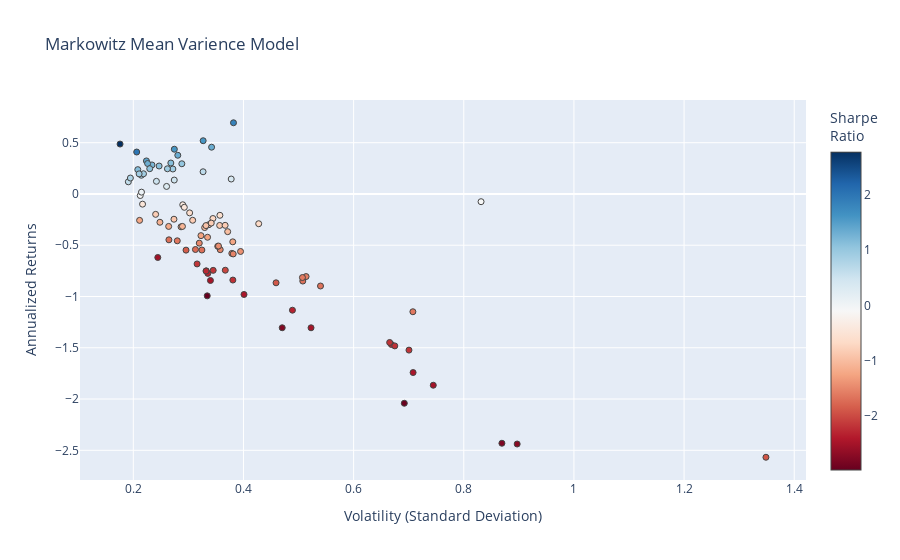

Here is the notebook cell this chart was saved with:
### Code cell
hover_texts = [
    f"{ticker} <br>Volatility: {vol:.3f} <br>Returns: {ret:.3%} <br>Sharpe Ratio: {sr:.3f}"
    for ticker, vol, ret, sr in zip(names, volatility, annualized_returns, sharpe_ratios)
]

fig = go.Figure(data=go.Scatter(
    x=volatility,
    y=annualized_returns,
    mode='markers',
    hoverinfo='text',
    hovertext=hover_texts,
    marker=dict(color=sharpe_ratios, colorscale = 'RdBu', size=6, line=dict(width=1), colorbar=dict(title="Sharpe<br>Ratio")
    )
))

fig.update_layout(
    title='Markowitz Mean Varience Model',
    xaxis_title='Volatility (Standard Deviation)',
    yaxis_title='Annualized Returns',
)

fig.show()

### Figure 1 — Plotly figure (JSON) as saved in the notebook; plotly's stock layout.template omitted (floating-point values rounded to 4 significant figures)
{"data": [{"hoverinfo": "text", "hovertext": ["AAPL_Close <br>Volatility: 0.358 <br>Returns: -54.332% <br>Sharpe Ratio: -1.518", "EW_Close <br>Volatility: 0.395 <br>Returns: -56.082% <br>Sharpe Ratio: -1.421", "SRE_Close <br>Volatility: 0.224 <br>Returns: 32.226% <br>Sharpe Ratio: 1.440", "ADBE_Close <br>Volatility: 0.459 <br>Returns: -86.640% <br>Sharpe Ratio: -1.887", "SAP_Close <br>Volatility: 0.340 <br>Returns: -84.357% <br>Sharpe Ratio: -2.481", "DIS_Close <br>Volatility: 0.334 <br>Returns: -99.359% <br>Sharpe Ratio: -2.973", "ETN_Close <br>Volatility: 0.296 <br>Returns: -54.784% <br>Sharpe Ratio: -1.852", "BTI_Close <br>Volatility: 0.268 <br>Returns: 30.201% <br>Sharpe Ratio: 1.126", "JNJ_Close <br>Volatility: 0.191 <br>Returns: 11.843% <br>Sharpe Ratio: 0.620", "CSCO_Close <br>Volatility: 0.335 <br>Returns: -77.453% <br>Sharpe Ratio: -2.310", "ORCL_Close <br>Volatility: 0.335 <br>Returns: -42.218% <br>Sharpe Ratio: -1.261", "EMR_Close <br>Volatility: 0.274 <br>Returns: -24.631% <br>Sharpe Ratio: -0.900", "INTC_Close <br>Volatility: 0.367 <br>Returns: -74.353% <br>Sharpe Ratio: -2.026", "WFC_Close <br>Volatility: 0.381 <br>Returns: -46.683% <br>Sharpe Ratio: -1.227", "CPB_Close <br>Volatility: 0.272 <br>Returns: 24.345% <br>Sharpe Ratio: 0.896", "MCD_Close <br>Volatility: 0.217 <br>Returns: -9.926% <br>Sharpe Ratio: -0.458", "GIS_Close <br>Volatility: 0.247 <br>Returns: 27.276% <br>Sharpe Ratio: 1.105", "PM_Close <br>Volatility: 0.274 <br>Returns: 13.564% <br>Sharpe Ratio: 0.494", "GS_Close <br>Volatility: 0.313 <br>Returns: -54.165% <br>Sharpe Ratio: -1.731", "NFLX_Close <br>Volatility: 0.897 <br>Returns: -243.842% <br>Sharpe Ratio: -2.719", "DE_Close <br>Volatility: 0.428 <br>Returns: -29.028% <br>Sharpe Ratio: -0.679", "AEP_Close <br>Volatility: 0.208 <br>Returns: 23.728% <br>Sharpe Ratio: 1.140", "PG_Close <br>Volatility: 0.241 <br>Returns: -19.875% <br>Sharpe Ratio: -0.826", "GOOG_Close <br>Volatility: 0.379 <br>Returns: -57.951% <br>Sharpe Ratio: -1.530", "AMZN_Close <br>Volatility: 0.540 <br>Returns: -89.765% <br>Sharpe Ratio: -1.663", "TXN_Close <br>Volatility: 0.320 <br>Returns: -47.950% <br>Sharpe Ratio: -1.499", "EXC_Close <br>Volatility: 0.234 <br>Returns: 28.287% <br>Sharpe Ratio: 1.209", "REGN_Close <br>Volatility: 0.290 <br>Returns: -10.542% <br>Sharpe Ratio: -0.364", "TMO_Close <br>Volatility: 0.330 <br>Returns: -32.762% <br>Sharpe Ratio: -0.994", "SYY_Close <br>Volatility: 0.327 <br>Returns: 21.657% <br>Sharpe Ratio: 0.663", "ABBV_Close <br>Volatility: 0.226 <br>Returns: 29.683% <br>Sharpe Ratio: 1.313", "T_Close <br>Volatility: 0.288 <br>Returns: 29.456% <br>Sharpe Ratio: 1.022", "V_Close <br>Volatility: 0.357 <br>Returns: -20.803% <br>Sharpe Ratio: -0.582", "COST_Close <br>Volatility: 0.357 <br>Returns: -30.686% <br>Sharpe Ratio: -0.860", "SPOT_Close <br>Volatility: 0.745 <br>Returns: -186.514% <br>Sharpe Ratio: -2.505", "UBER_Close <br>Volatility: 0.669 <br>Returns: -146.824% <br>Sharpe Ratio: -2.196", "SNAP_Close <br>Volatility: 1.349 <br>Returns: -256.765% <br>Sharpe Ratio: -1.904", "LLY_Close <br>Volatility: 0.281 <br>Returns: 37.730% <br>Sharpe Ratio: 1.344", "TSLA_Close <br>Volatility: 0.708 <br>Returns: -114.857% <br>Sharpe Ratio: -1.623", "META_Close <br>Volatility: 0.701 <br>Returns: -152.273% <br>Sharpe Ratio: -2.174", "MDT_Close <br>Volatility: 0.248 <br>Returns: -27.589% <br>Sharpe Ratio: -1.111", "NVDA_Close <br>Volatility: 0.675 <br>Returns: -148.173% <br>Sharpe Ratio: -2.196", "PYPL_Close <br>Volatility: 0.692 <br>Returns: -204.119% <br>Sharpe Ratio: -2.950", "WMT_Close <br>Volatility: 0.287 <br>Returns: -32.040% <br>Sharpe Ratio: -1.118", "CVX_Close <br>Volatility: 0.342 <br>Returns: 45.609% <br>Sharpe Ratio: 1.333", "RDY_Close <br>Volatility: 0.289 <br>Returns: -31.649% <br>Sharpe Ratio: -1.094", "UNH_Close <br>Volatility: 0.260 <br>Returns: 7.351% <br>Sharpe Ratio: 0.282", "NKE_Close <br>Volatility: 0.401 <br>Returns: -98.013% <br>Sharpe Ratio: -2.444", "GOOGL_Close <br>Volatility: 0.381 <br>Returns: -58.476% <br>Sharpe Ratio: -1.533", "RMD_Close <br>Volatility: 0.371 <br>Returns: -36.767% <br>Sharpe Ratio: -0.990", "JPM_Close <br>Volatility: 0.316 <br>Returns: -68.232% <br>Sharpe Ratio: -2.161", "RTX_Close <br>Volatility: 0.262 <br>Returns: 24.561% <br>Sharpe Ratio: 0.938", "PFE_Close <br>Volatility: 0.293 <br>Returns: -13.008% <br>Sharpe Ratio: -0.445", "UA_Close <br>Volatility: 0.708 <br>Returns: -174.152% <br>Sharpe Ratio: -2.460", "MS_Close <br>Volatility: 0.353 <br>Returns: -51.014% <br>Sharpe Ratio: -1.444", "LYFT_Close <br>Volatility: 0.869 <br>Returns: -243.120% <br>Sharpe Ratio: -2.797", "SYK_Close <br>Volatility: 0.325 <br>Returns: -54.678% <br>Sharpe Ratio: -1.685", "KR_Close <br>Volatility: 0.378 <br>Returns: 14.563% <br>Sharpe Ratio: 0.386", "ACN_Close <br>Volatility: 0.345 <br>Returns: -74.514% <br>Sharpe Ratio: -2.159", "BA_Close <br>Volatility: 0.514 <br>Returns: -80.552% <br>Sharpe Ratio: -1.568", "BIIB_Close <br>Volatility: 0.337 <br>Returns: -30.004% <br>Sharpe Ratio: -0.890", "SO_Close <br>Volatility: 0.215 <br>Returns: 18.256% <br>Sharpe Ratio: 0.850", "HON_Close <br>Volatility: 0.264 <br>Returns: -31.648% <br>Sharpe Ratio: -1.198", "CRM_Close <br>Volatility: 0.508 <br>Returns: -84.931% <br>Sharpe Ratio: -1.673", "LMT_Close <br>Volatility: 0.275 <br>Returns: 43.637% <br>Sharpe Ratio: 1.590", "DHR_Close <br>Volatility: 0.323 <br>Returns: -40.632% <br>Sharpe Ratio: -1.259", "QCOM_Close <br>Volatility: 0.507 <br>Returns: -81.489% <br>Sharpe Ratio: -1.607", "PEP_Close <br>Volatility: 0.213 <br>Returns: -1.521% <br>Sharpe Ratio: -0.072", "BMY_Close <br>Volatility: 0.176 <br>Returns: 48.678% <br>Sharpe Ratio: 2.767", "BSX_Close <br>Volatility: 0.308 <br>Returns: -25.634% <br>Sharpe Ratio: -0.833", "IBM_Close <br>Volatility: 0.242 <br>Returns: 12.334% <br>Sharpe Ratio: 0.510", "ZBH_Close <br>Volatility: 0.332 <br>Returns: -30.837% <br>Sharpe Ratio: -0.929", "GILD_Close <br>Volatility: 0.211 <br>Returns: -25.745% <br>Sharpe Ratio: -1.218", "BABA_Close <br>Volatility: 0.831 <br>Returns: -7.532% <br>Sharpe Ratio: -0.091", "XOM_Close <br>Volatility: 0.382 <br>Returns: 69.454% <br>Sharpe Ratio: 1.819", "GM_Close <br>Volatility: 0.470 <br>Returns: -130.471% <br>Sharpe Ratio: -2.774", "DUK_Close <br>Volatility: 0.195 <br>Returns: 15.546% <br>Sharpe Ratio: 0.798", "NEE_Close <br>Volatility: 0.345 <br>Returns: -23.956% <br>Sharpe Ratio: -0.695", "MRK_Close <br>Volatility: 0.206 <br>Returns: 40.896% <br>Sharpe Ratio: 1.984", "MSFT_Close <br>Volatility: 0.355 <br>Returns: -50.792% <br>Sharpe Ratio: -1.432", "GE_Close <br>Volatility: 0.381 <br>Returns: -83.949% <br>Sharpe Ratio: -2.205", "MMM_Close <br>Volatility: 0.244 <br>Returns: -61.942% <br>Sharpe Ratio: -2.534", "ABT_Close <br>Volatility: 0.280 <br>Returns: -45.682% <br>Sharpe Ratio: -1.632", "VRTX_Close <br>Volatility: 0.327 <br>Returns: 51.931% <br>Sharpe Ratio: 1.589", "VZ_Close <br>Volatility: 0.215 <br>Returns: 1.769% <br>Sharpe Ratio: 0.082", "HD_Close <br>Volatility: 0.332 <br>Returns: -74.995% <br>Sharpe Ratio: -2.256", "F_Close <br>Volatility: 0.523 <br>Returns: -130.512% <br>Sharpe Ratio: -2.497", "KO_Close <br>Volatility: 0.219 <br>Returns: 19.717% <br>Sharpe Ratio: 0.902", "ISRG_Close <br>Volatility: 0.489 <br>Returns: -113.348% <br>Sharpe Ratio: -2.318", "CMCSA_Close <br>Volatility: 0.265 <br>Returns: -44.719% <br>Sharpe Ratio: -1.690", "AMD_Close <br>Volatility: 0.665 <br>Returns: -144.827% <br>Sharpe Ratio: -2.176", "MO_Close <br>Volatility: 0.302 <br>Returns: -18.422% <br>Sharpe Ratio: -0.609", "AMGN_Close <br>Volatility: 0.211 <br>Returns: 19.603% <br>Sharpe Ratio: 0.931", "CAT_Close <br>Volatility: 0.342 <br>Returns: -28.387% <br>Sharpe Ratio: -0.831", "K_Close <br>Volatility: 0.230 <br>Returns: 24.665% <br>Sharpe Ratio: 1.073", "BAC_Close <br>Volatility: 0.332 <br>Returns: -75.201% <br>Sharpe Ratio: -2.264", "MA_Close <br>Volatility: 0.367 <br>Returns: -30.598% <br>Sharpe Ratio: -0.834"], "marker": {"color": [-1.518, -1.421, 1.44, -1.887, -2.481, -2.973, -1.852, 1.126, 0.62, -2.31, -1.261, -0.8995, -2.026, -1.227, 0.8956, -0.4579, 1.105, 0.4944, -1.731, -2.719, -0.6788, 1.14, -0.8262, -1.53, -1.663, -1.499, 1.209, -0.3638, -0.9941, 0.6629, 1.313, 1.022, -0.5823, -0.86, -2.505, -2.196, -1.904, 1.344, -1.623, -2.174, -1.111, -2.196, -2.95, -1.118, 1.333, -1.094, 0.2823, -2.444, -1.533, -0.9901, -2.161, 0.9377, -0.4445, -2.46, -1.444, -2.797, -1.685, 0.3855, -2.159, -1.568, -0.8902, 0.8505, -1.198, -1.673, 1.59, -1.259, -1.607, -0.07154, 2.767, -0.8328, 0.5097, -0.9291, -1.218, -0.0906, 1.819, -2.774, 0.7983, -0.6953, 1.984, -1.432, -2.205, -2.534, -1.632, 1.589, 0.08235, -2.256, -2.497, 0.9022, -2.318, -1.69, -2.176, -0.6094, 0.9308, -0.8312, 1.073, -2.264, -0.8343], "colorbar": {"title": {"text": "Sharpe<br>Ratio"}}, "colorscale": [[0, "rgb(103,0,31)"], [0.1, "rgb(178,24,43)"], [0.2, "rgb(214,96,77)"], [0.3, "rgb(244,165,130)"], [0.4, "rgb(253,219,199)"], [0.5, "rgb(247,247,247)"], [0.6, "rgb(209,229,240)"], [0.7, "rgb(146,197,222)"], [0.8, "rgb(67,147,195)"], [0.9, "rgb(33,102,172)"], [1, "rgb(5,48,97)"]], "line": {"width": 1}, "size": 6}, "mode": "markers", "type": "scatter", "x": [0.3578, 0.3947, 0.2238, 0.4592, 0.34, 0.3342, 0.2957, 0.2681, 0.191, 0.3353, 0.3348, 0.2738, 0.367, 0.3806, 0.2718, 0.2168, 0.2469, 0.2744, 0.3128, 0.8969, 0.4277, 0.2082, 0.2406, 0.3789, 0.5399, 0.3198, 0.2339, 0.2898, 0.3296, 0.3267, 0.226, 0.2881, 0.3572, 0.3568, 0.7446, 0.6687, 1.349, 0.2808, 0.7076, 0.7005, 0.2483, 0.6747, 0.692, 0.2867, 0.3421, 0.2892, 0.2604, 0.401, 0.3814, 0.3714, 0.3158, 0.2619, 0.2926, 0.708, 0.3533, 0.8692, 0.3245, 0.3778, 0.3451, 0.5137, 0.337, 0.2147, 0.2642, 0.5077, 0.2745, 0.3228, 0.5071, 0.2126, 0.1759, 0.3078, 0.242, 0.3319, 0.2114, 0.8314, 0.3819, 0.4703, 0.1947, 0.3446, 0.2062, 0.3547, 0.3808, 0.2445, 0.2799, 0.3268, 0.2149, 0.3324, 0.5227, 0.2185, 0.4889, 0.2647, 0.6654, 0.3023, 0.2106, 0.3415, 0.2298, 0.3322, 0.3667], "y": [-0.5433, -0.5608, 0.3223, -0.8664, -0.8436, -0.9936, -0.5478, 0.302, 0.1184, -0.7745, -0.4222, -0.2463, -0.7435, -0.4668, 0.2435, -0.09926, 0.2728, 0.1356, -0.5416, -2.438, -0.2903, 0.2373, -0.1987, -0.5795, -0.8977, -0.4795, 0.2829, -0.1054, -0.3276, 0.2166, 0.2968, 0.2946, -0.208, -0.3069, -1.865, -1.468, -2.568, 0.3773, -1.149, -1.523, -0.2759, -1.482, -2.041, -0.3204, 0.4561, -0.3165, 0.07351, -0.9801, -0.5848, -0.3677, -0.6823, 0.2456, -0.1301, -1.742, -0.5101, -2.431, -0.5468, 0.1456, -0.7451, -0.8055, -0.3, 0.1826, -0.3165, -0.8493, 0.4364, -0.4063, -0.8149, -0.01521, 0.4868, -0.2563, 0.1233, -0.3084, -0.2574, -0.07532, 0.6945, -1.305, 0.1555, -0.2396, 0.409, -0.5079, -0.8395, -0.6194, -0.4568, 0.5193, 0.01769, -0.75, -1.305, 0.1972, -1.133, -0.4472, -1.448, -0.1842, 0.196, -0.2839, 0.2466, -0.752, -0.306]}], "layout": {"title": {"text": "Markowitz Mean Varience Model"}, "xaxis": {"title": {"text": "Volatility (Standard Deviation)"}}, "yaxis": {"title": {"text": "Annualized Returns"}}}}
